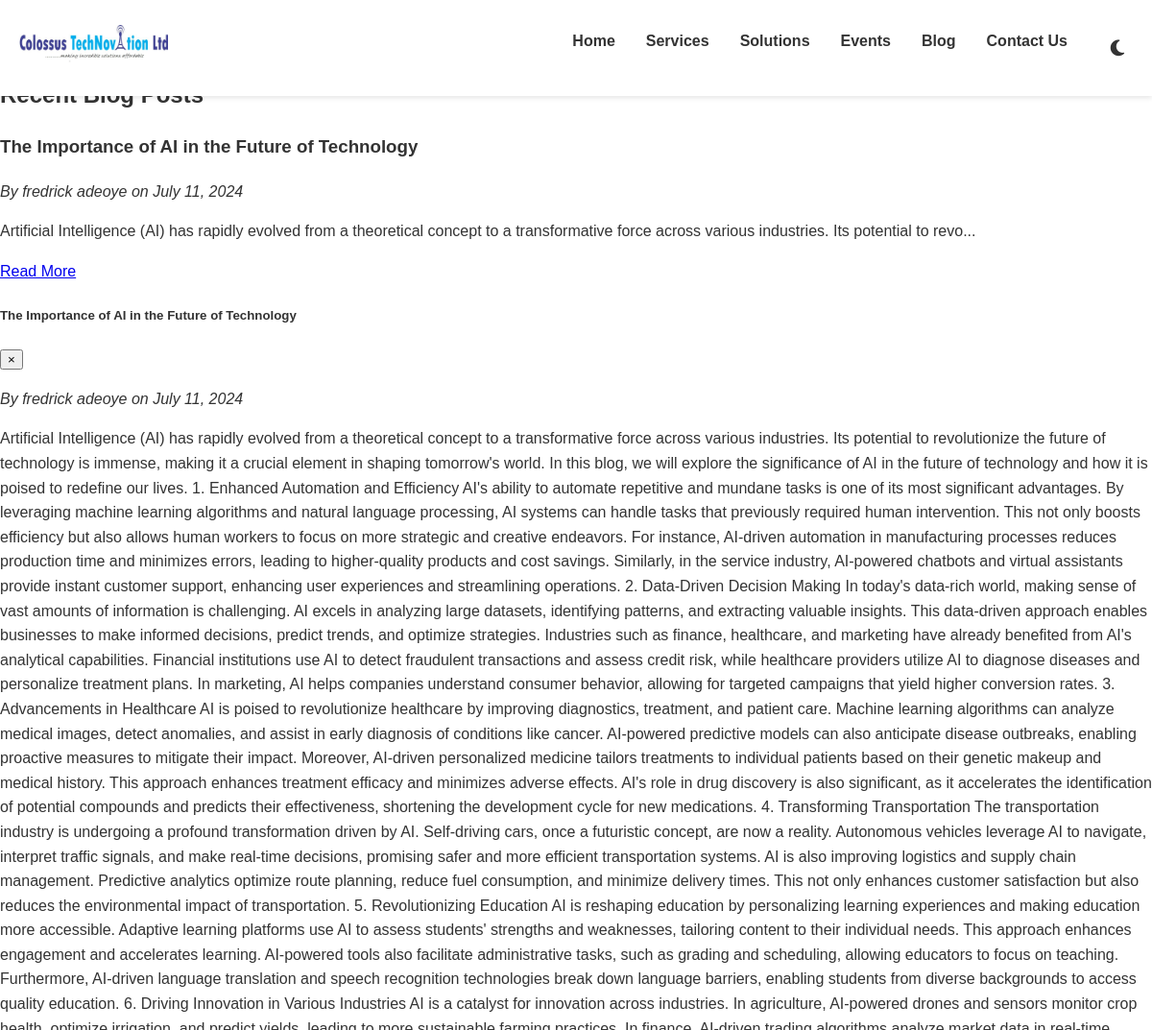
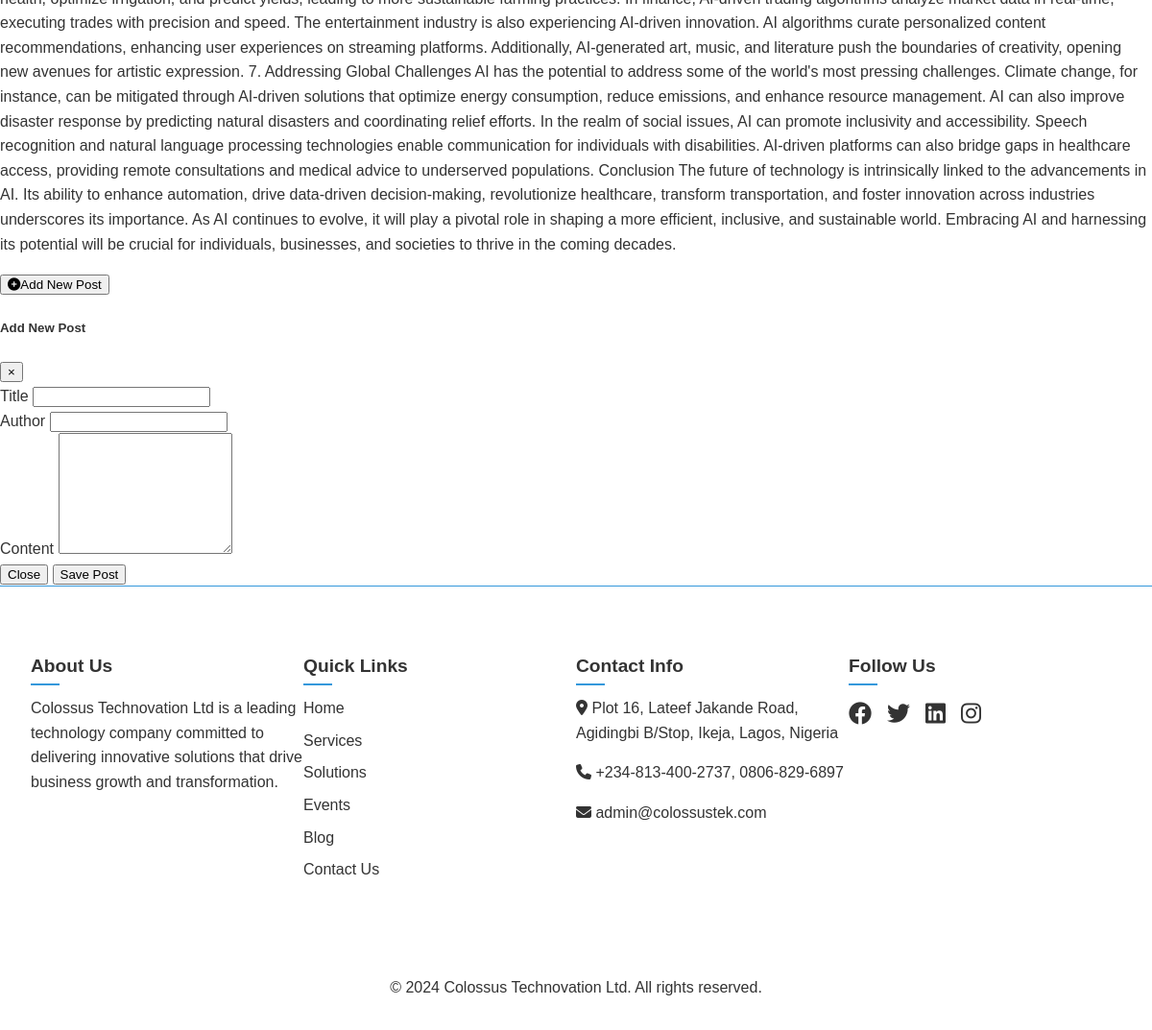
Page /blog on the committed database (2 pictures, top to bottom).
### mapp.py (models this page shows)
class BlogPost(db.Model):
    id = db.Column(db.Integer, primary_key=True)
    title = db.Column(db.String(100), nullable=False)
    author = db.Column(db.String(50), nullable=False)
    content = db.Column(db.Text, nullable=False)
    date_posted = db.Column(db.DateTime, default=datetime.utcnow)

### mapp.py (the view, shortened to what this page needs)
@app.route('/blog', methods=['GET', 'POST'])
def blog():
    posts = BlogPost.query.order_by(BlogPost.date_posted.desc()).all()
    return render_template('blog.html', posts=posts)

### templates/blog.html (shortened to what this page needs)
{% extends "base.html" %}
{% block content %}
<section class="blog py-5">
    <div class="container">
        <h2 class="text-center mb-4">Recent Blog Posts</h2>
        <div class="row">
            {% for post in posts %}
            <div class="col-lg-6 mb-4">
                <div class="card post h-100 border-0 shadow">
                    <div class="card-body">
                        <h3 class="card-title">{{ post.title }}</h3>
                        <p class="card-text"><em>By {{ post.author }} on {{ post.date_posted.strftime('%B %d, %Y') }}</em></p>
                        <p class="card-text">{{ post.content[:150]|safe }}{% if post.content|length > 150 %}...{% endif %}</p>
                        <a href="#" class="btn btn-primary stretched-link" role="button" data-toggle="modal" data-target="#readMoreModal{{ post.id }}">Read More</a>
                    </div>
                </div>
            </div>
            <div class="modal fade" id="readMoreModal{{ post.id }}" tabindex="-1" role="dialog" aria-labelledby="readMoreModalLabel{{ post.id }}" aria-hidden="true">
                <div class="modal-dialog modal-dialog-scrollable" role="document">
                    <div class="modal-content">
                        <div class="modal-header">
                            <h5 class="modal-title" id="readMoreModalLabel{{ post.id }}">{{ post.title }}</h5>
                            <button type="button" class="close" data-dismiss="modal" aria-label="Close">
                                <span aria-hidden="true">&times;</span>
                            </button>
                        </div>
                        <div class="modal-body">
                            <p><em>By {{ post.author }} on {{ post.date_posted.strftime('%B %d, %Y') }}</em></p>
                            <p>{{ post.content|safe }}</p>
                        </div>
                    </div>
                </div>
            </div>
            {% endfor %}
        </div>
        <div class="row mt-5">
            <div class="col text-center">
                <button type="button" class="btn btn-primary btn-lg" data-toggle="modal" data-target="#addPostModal">
                    <i class="fas fa-plus-circle mr-2"></i>Add New Post
                </button>
            </div>
        </div>
    </div>
    <div class="modal fade" id="addPostModal" tabindex="-1" role="dialog" aria-labelledby="addPostModalLabel" aria-hidden="true">
        <div class="modal-dialog" role="document">
            <div class="modal-content">
                <div class="modal-header bg-primary text-white">
                    <h5 class="modal-title" id="addPostModalLabel">Add New Post</h5>
                    <button type="button" class="close text-white" data-dismiss="modal" aria-label="Close">
                        <span aria-hidden="true">&times;</span>
                    </button>
                </div>
                <form action="{{ url_for('blog') }}" method="post">
                    <div class="modal-body">
                        <div class="form-group">
                            <label for="title" class="font-weight-bold">Title</label>
                            <input type="text" class="form-control form-control-lg" id="title" name="title" required>
                        </div>
                        <div class="form-group">
                            <label for="author" class="font-weight-bold">Author</label>
                            <input type="text" class="form-control form-control-lg" id="author" name="author" required>
                        </div>
                        <div class="form-group">
                            <label for="content" class="font-weight-bold">Content</label>
                            <textarea class="form-control form-control-lg" id="content" name="content" rows="8" required></textarea>
                        </div>
                    </div>
                    <div class="modal-footer">
                        <button type="button" class="btn btn-secondary" data-dismiss="modal">Close</button>
                        <button type="submit" class="btn btn-primary">Save Post</button>
                    </div>
                </form>
            </div>
        </div>
    </div>
</section>
{% endblock %}

### templates/base.html (shortened to what this page needs)
<!DOCTYPE html>
<html lang="en">
<head>
    <link rel="stylesheet" href="{{ url_for('static', filename='css/style.css') }}">
    <link rel="stylesheet" href="https://cdnjs.cloudflare.com/ajax/libs/font-awesome/6.4.0/css/all.min.css">
    <link rel="stylesheet" href="https://cdnjs.cloudflare.com/ajax/libs/animate.css/4.1.1/animate.min.css">
</head>
<body>
    <header>
        <div class="logo-container">
            <img src="{{ url_for('static', filename='images/Picture1.png') }}" alt="Colossus Technovation Ltd Logo" class="company-logo">
        </div>
        <nav>
            <ul id="nav-menu">
                <li><a href="{{ url_for('home') }}">Home</a></li>
                <li><a href="{{ url_for('services') }}">Services</a></li>
                <li><a href="{{ url_for('solutions') }}">Solutions</a></li>
                <li><a href="{{ url_for('events') }}">Events</a></li>
                <li><a href="{{ url_for('blog') }}">Blog</a></li>
                <li><a href="{{ url_for('contact') }}">Contact Us</a></li>
                <li><a href="#" id="darkModeToggle"><i class="fas fa-adjust"></i></a></li>
            </ul>
        </nav>
    </header>
    <main>
        {% block content %}{% endblock %}
    </main>
    <footer class="site-footer">
        <div class="footer-content">
            <div class="footer-section">
                <h3>About Us</h3>
                <p>Colossus Technovation Ltd is a leading technology company committed to delivering innovative solutions that drive business growth and transformation.</p>
            </div>
            <div class="footer-section">
                <h3>Quick Links</h3>
                <ul>
                    <li><a href="{{ url_for('home') }}">Home</a></li>
                    <li><a href="{{ url_for('services') }}">Services</a></li>
                    <li><a href="{{ url_for('solutions') }}">Solutions</a></li>
                    <li><a href="{{ url_for('events') }}">Events</a></li>
                    <li><a href="{{ url_for('blog') }}">Blog</a></li>
                    <li><a href="{{ url_for('contact') }}">Contact Us</a></li>
                </ul>
            </div>
            <div class="footer-section">
                <h3>Contact Info</h3>
                <p><i class="fas fa-map-marker-alt"></i> Plot 16, Lateef Jakande Road, Agidingbi B/Stop, Ikeja, Lagos, Nigeria</p>
                <p><i class="fas fa-phone"></i> +234-813-400-2737, 0806-829-6897</p>
                <p><i class="fas fa-envelope"></i> <a href="mailto:admin@colossustek.com">admin@colossustek.com</a></p>
            </div>
            <div class="footer-section">
                <h3>Follow Us</h3>
                <div class="social-icons">
                    <a href="https://www.facebook.com/colossustechnovation" target="_blank"><i class="fab fa-facebook"></i></a>
                    <a href="https://www.twitter.com/colossustech" target="_blank"><i class="fab fa-twitter"></i></a>
                    <a href="https://www.linkedin.com/company/colossustechnovation" target="_blank"><i class="fab fa-linkedin"></i></a>
                    <a href="https://www.instagram.com/colossus_technovation" target="_blank"><i class="fab fa-instagram"></i></a>
                </div>
            </div>
        </div>
        <div class="footer-bottom">
            <p>&copy; 2024 Colossus Technovation Ltd. All rights reserved.</p>
        </div>
    </footer>
</body>
</html>

### templates/base.html (style rules this page uses)
:root { --bg-color: #ffffff; --text-color: #333333; --primary-color: #3498db; --secondary-color: #2ecc71; --tertiary-color: #e67e22; }
body { background-color: var(--bg-color); color: var(--text-color); transition: background-color 0.3s ease, color 0.3s ease; font-family: 'Arial', sans-serif; line-height: 1.6; margin: 0; padding: 0; }
header { background-color: var(--bg-color); padding: 1rem 0; box-shadow: 0 2px 5px rgba(0,0,0,0.1); position: fixed; width: 100%; z-index: 1000; display: flex; justify-content: space-between; align-items: center; }
.logo-container { padding: 10px 20px; }
.company-logo { height: 40px; width: auto; }
nav ul { display: flex; justify-content: center; list-style-type: none; padding: 0; margin: 0; }
nav ul li { margin: 0 1rem; }
nav ul li a { color: var(--text-color); text-decoration: none; font-weight: bold; transition: color 0.3s ease; }
main { padding-top: 60px; }
.site-footer { background-color: var(--bg-color); color: var(--text-color); padding: 3rem 0 1rem; border-top: 1px solid var(--primary-color); }
.footer-content { display: flex; flex-wrap: wrap; justify-content: space-between; max-width: 1200px; margin: 0 auto; padding: 0 2rem; }
.footer-section { flex: 1 1 250px; margin-bottom: 2rem; }
.footer-section h3 { font-size: 1.2rem; margin-bottom: 1rem; position: relative; }
.footer-section h3::after { content: ''; position: absolute; bottom: -5px; left: 0; width: 30px; height: 2px; background-color: var(--primary-color); }
.footer-section ul { list-style-type: none; padding: 0; }
.footer-section ul li { margin-bottom: 0.5rem; }
.footer-section a { color: var(--text-color); text-decoration: none; transition: color 0.3s ease; }
.social-icons { display: flex; gap: 1rem; }
.social-icons a { color: var(--text-color); font-size: 1.5rem; transition: color 0.3s ease; }
.footer-bottom { text-align: center; padding-top: 2rem; border-top: 1px solid rgba(255, 255, 255, 0.1); }
#darkModeToggle { display: flex; align-items: center; justify-content: center; width: 40px; height: 40px; border-radius: 50%; transition: background-color 0.3s ease; }
#darkModeToggle i { font-size: 1.2rem; }

### rows in the picture
BlogPost: title "The Importance of AI in the Future of Technology", author "fredrick adeoye", date_posted "July 11, 2024", content "Artificial Intelligence (AI) has rapidly evolved from a theoretical concept to a transformative force across various industries. Its potential to revo", content "Artificial Intelligence (AI) has rapidly evolved from a theoretical concept to a transformative force across various industries. Its potential to revolutionize the future of technology is immense, making it a crucial element in shaping tomorrow's world. In this blog, we will explore the significance of AI in the future of technology and how it is poised to redefine our lives. 1. Enhanced Automation and Efficiency AI's ability to automate repetitive and mundane tasks is one of its most significant advantages. By leveraging machine learning algorithms and natural language processing, AI systems can handle tasks that previously required human intervention. This not only boosts efficiency but…"
